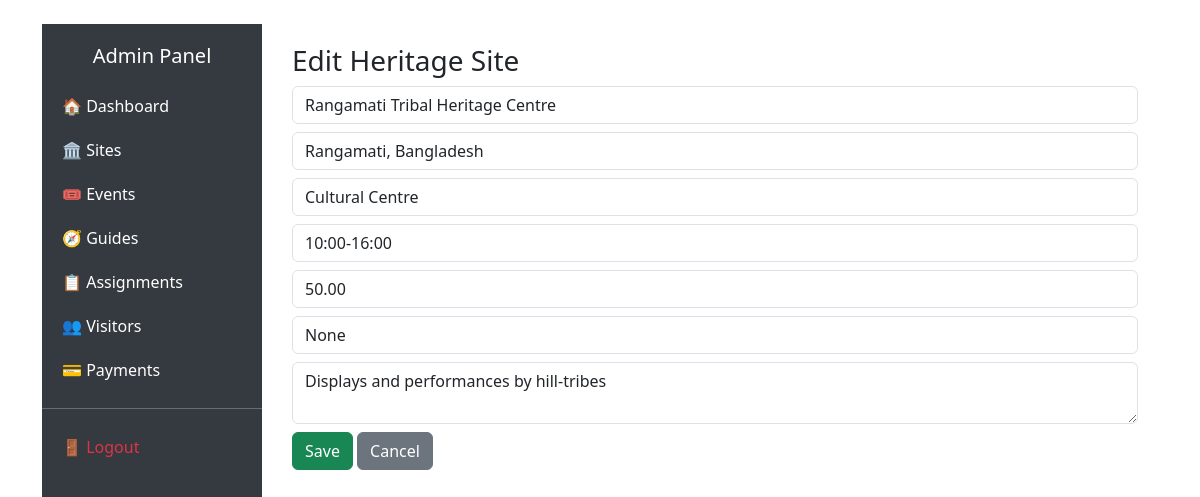
The page /admin/site_edit.php?id=20 (signed in) on the database its author committed.
### tables this page shows
CREATE TABLE IF NOT EXISTS HeritageSites (
  site_id INT AUTO_INCREMENT PRIMARY KEY,
  name VARCHAR(150) NOT NULL,
  location VARCHAR(200),
  type VARCHAR(100),
  opening_hours VARCHAR(100),
  ticket_price DECIMAL(10,2) DEFAULT 0,
  unesco_status ENUM('None','Tentative','World Heritage') DEFAULT 'None',
  description TEXT,
  created_at TIMESTAMP DEFAULT CURRENT_TIMESTAMP
);

### admin/site_edit.php (the view, shortened to what this page needs)
<?php
require_once 'headerFooter.php';
require_once __DIR__ . '/../includes/db_connect.php';
$id = $_GET['id'] ?? null;
$editing = false;
$site = [
    'name' => '',
    'location' => '',
    'type' => '',
    'opening_hours' => '',
    'ticket_price' => '',
    'unesco_status' => '',
    'description' => ''
];
if ($id) {
    $stmt = $pdo->prepare("SELECT * FROM HeritageSites WHERE site_id=?");
    $stmt->execute([$id]);
    $site = $stmt->fetch(PDO::FETCH_ASSOC);
    if ($site) $editing = true;
}
?>
<!doctype html>
<html>
<head><title><?= $editing ? 'Edit' : 'Add' ?> Site</title>
<link href="https://cdn.jsdelivr.net/npm/bootstrap@5.3.0/dist/css/bootstrap.min.css" rel="stylesheet">
</head>
<body class="container py-4">
<h3><?= $editing ? 'Edit' : 'Add' ?> Heritage Site</h3>
<form method="post">
  <input class="form-control mb-2" name="name" placeholder="Name" value="<?= htmlspecialchars($site['name']) ?>" required>
  <input class="form-control mb-2" name="location" placeholder="Location" value="<?= htmlspecialchars($site['location']) ?>">
  <input class="form-control mb-2" name="type" placeholder="Type" value="<?= htmlspecialchars($site['type']) ?>">
  <input class="form-control mb-2" name="hours" placeholder="Opening Hours" value="<?= htmlspecialchars($site['opening_hours']) ?>">
  <input type="number" class="form-control mb-2" name="price" placeholder="Ticket Price" value="<?= htmlspecialchars($site['ticket_price']) ?>">
  <input class="form-control mb-2" name="unesco" placeholder="UNESCO status" value="<?= htmlspecialchars($site['unesco_status']) ?>">
  <textarea class="form-control mb-2" name="desc" placeholder="Description"><?= htmlspecialchars($site['description']) ?></textarea>
  <button class="btn btn-success">Save</button>
  <a class="btn btn-secondary" href="manage_sites.php">Cancel</a>
</form>
</div>
</body>
</html>

### admin/headerFooter.php (style rules this page uses)
body { background-color: #f8f9fa; }

### rows shown on the page
heritagesites: name "Rangamati Tribal Heritage Centre", location "Rangamati, Bangladesh", type "Cultural Centre", hours "10:00-16:00", price "50.00", unesco "None", desc "Displays and performances by hill-tribes"
